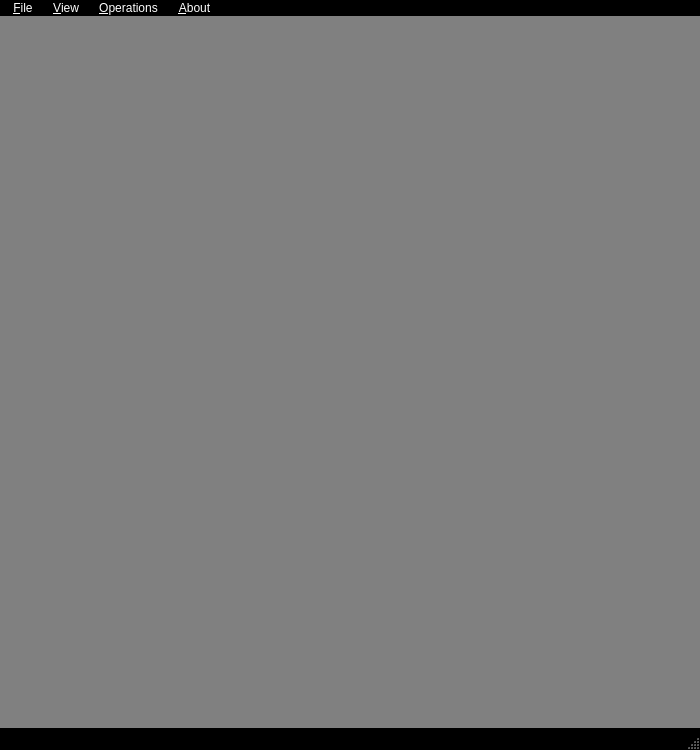
<?xml version="1.0" encoding="UTF-8"?>
<ui version="4.0">
 <class>MainWind</class>
 <widget class="QMainWindow" name="MainWind">
  <property name="geometry">
   <rect>
    <x>0</x>
    <y>0</y>
    <width>700</width>
    <height>750</height>
   </rect>
  </property>
  <property name="windowIcon">
   <iconset resource="reconstruction.qrc">
    <normaloff>:/mainwin/Resources/develop-icon.png</normaloff>:/mainwin/Resources/develop-icon.png</iconset>
  </property>
  <property name="autoFillBackground">
   <bool>false</bool>
  </property>
  <property name="styleSheet">
   <string notr="true">QMainWindow {
	background-color: gray;
	color: #DDDDDD
} 
QMenuBar {
	background-color:black;
}
QMenuBar::item {
	padding: 1px 7px;
	background: transparent;
}
QMenuBar::item:selected {
    color: white;
	background: rgba(100, 100, 255, 255);
    border-radius: 3px;
}
QMenuBar::item:pressed {
    color: white;
	background: rgba(100, 100, 255, 255);
	border-radius: 3px, 3px, 0, 0;
}
QMenu {
	background-color: #323232;
	color: white;
	border: 1px solid black;
} 
QMenu::item {
	background-color: transparent;
} 
QMenu::item:selected {
	background-color: #777777;
}
QMenu::item:checked {
	background-color: #456789;
}
QToolBar {
	background-color:rgba(0, 0, 0, 100);	
	border-color:#2020FF;
	height:40px;
	color:gray;
}
QToolBar::item:checked {
	background: red;
}
QToolBar::item::selected {
	background: red;
}
QStatusBar {
	background-color:black;
	color: #DDDDDD
}
QDialog {
	background-color: black;
	color: #dddddd; 
}
QScrollBar:horizontal {
	height: 20px; 
}
QScrollBar:vertical {
	width: 20px; 
}
QTabWidget::pane {
	border-top: 2px solid #C2C7CB;
}
QGroupBox {color:white}
.QLabel { 
	color: white;  
}
QProgressBar {
     border: 1px solid grey;
     border-radius: 3px;
     text-align: center;
}
QProgressBar::chunk {
     background-color: darkgrey;
     width: 5px;
     margin: 0.5px;
}</string>
  </property>
  <widget class="QWidget" name="centralWidget"/>
  <widget class="QMenuBar" name="menuBar">
   <property name="geometry">
    <rect>
     <x>0</x>
     <y>0</y>
     <width>700</width>
     <height>18</height>
    </rect>
   </property>
   <property name="styleSheet">
    <string notr="true">color:white;</string>
   </property>
   <widget class="QMenu" name="menuFile">
    <property name="title">
     <string>&amp;File</string>
    </property>
    <addaction name="actionNew"/>
    <addaction name="actionOpen"/>
    <addaction name="actionSave"/>
    <addaction name="actionSave_As"/>
    <addaction name="separator"/>
    <addaction name="actionLoad_Meshes"/>
    <addaction name="actionExport_Mesh"/>
    <addaction name="separator"/>
    <addaction name="actionExit"/>
   </widget>
   <widget class="QMenu" name="menuView">
    <property name="title">
     <string>&amp;View</string>
    </property>
    <addaction name="actionReset_View"/>
    <addaction name="actionFocus_At_Selection"/>
    <addaction name="separator"/>
    <addaction name="actionToggle_Appearance"/>
   </widget>
   <widget class="QMenu" name="menuOperations">
    <property name="title">
     <string>&amp;Operations</string>
    </property>
    <addaction name="actionSelect_All"/>
    <addaction name="actionDeselect_All"/>
    <addaction name="separator"/>
    <addaction name="actionIntersection"/>
    <addaction name="actionUnion"/>
    <addaction name="actionSubtraction"/>
    <addaction name="actionSubtractionReverse"/>
    <addaction name="actionNormalize"/>
    <addaction name="actionReverse_Orientation"/>
    <addaction name="actionClear"/>
    <addaction name="separator"/>
    <addaction name="actionTime_Recording_Enabled"/>
   </widget>
   <widget class="QMenu" name="menuHelp">
    <property name="title">
     <string>&amp;About</string>
    </property>
    <addaction name="actionHelp"/>
    <addaction name="actionAbout"/>
   </widget>
   <addaction name="menuFile"/>
   <addaction name="menuView"/>
   <addaction name="menuOperations"/>
   <addaction name="menuHelp"/>
  </widget>
  <widget class="QStatusBar" name="statusBar"/>
  <action name="actionOpen">
   <property name="icon">
    <iconset resource="reconstruction.qrc">
     <normaloff>:/mainwin/Resources/folder_open_icon&amp;48.png</normaloff>:/mainwin/Resources/folder_open_icon&amp;48.png</iconset>
   </property>
   <property name="text">
    <string>&amp;Open Scene ...</string>
   </property>
   <property name="toolTip">
    <string>Open an existing scene file</string>
   </property>
   <property name="statusTip">
    <string>Open an existing scene file</string>
   </property>
   <property name="whatsThis">
    <string>Open an existing scene file</string>
   </property>
   <property name="shortcut">
    <string>Ctrl+O</string>
   </property>
  </action>
  <action name="actionExit">
   <property name="text">
    <string>Exit Program</string>
   </property>
   <property name="toolTip">
    <string>Exit this program</string>
   </property>
   <property name="statusTip">
    <string>Exit this program</string>
   </property>
   <property name="whatsThis">
    <string>Exit this program</string>
   </property>
  </action>
  <action name="actionIntersection">
   <property name="icon">
    <iconset resource="reconstruction.qrc">
     <normaloff>:/mainwin/Resources/BooleanIntersectionIcon_rounded.png</normaloff>:/mainwin/Resources/BooleanIntersectionIcon_rounded.png</iconset>
   </property>
   <property name="text">
    <string>Intersection</string>
   </property>
   <property name="iconText">
    <string>Perform Intersection</string>
   </property>
   <property name="toolTip">
    <string>Perform intersection on selected meshes</string>
   </property>
   <property name="statusTip">
    <string>Perform intersection on selected meshes</string>
   </property>
   <property name="whatsThis">
    <string>Perform intersection on selected meshes</string>
   </property>
   <property name="shortcut">
    <string>I</string>
   </property>
  </action>
  <action name="actionUnion">
   <property name="icon">
    <iconset resource="reconstruction.qrc">
     <normaloff>:/mainwin/Resources/BooleanUnionIcon_rounded.png</normaloff>:/mainwin/Resources/BooleanUnionIcon_rounded.png</iconset>
   </property>
   <property name="text">
    <string>Union</string>
   </property>
   <property name="iconText">
    <string>Perform Union</string>
   </property>
   <property name="toolTip">
    <string>Perform union on selected meshes</string>
   </property>
   <property name="statusTip">
    <string>Perform union on selected meshes</string>
   </property>
   <property name="whatsThis">
    <string>Perform union on selected meshes</string>
   </property>
   <property name="shortcut">
    <string>U</string>
   </property>
  </action>
  <action name="actionSubtraction">
   <property name="icon">
    <iconset resource="reconstruction.qrc">
     <normaloff>:/mainwin/Resources/BooleanDifferenceIcon_rounded.png</normaloff>:/mainwin/Resources/BooleanDifferenceIcon_rounded.png</iconset>
   </property>
   <property name="text">
    <string>A-B</string>
   </property>
   <property name="toolTip">
    <string>Subtract the second mesh from the first mesh</string>
   </property>
   <property name="statusTip">
    <string>Subtract the second mesh from the first mesh</string>
   </property>
   <property name="whatsThis">
    <string>Subtract the second mesh from the first mesh</string>
   </property>
   <property name="shortcut">
    <string>S</string>
   </property>
  </action>
  <action name="actionHelp">
   <property name="text">
    <string>Help</string>
   </property>
   <property name="toolTip">
    <string>Get help</string>
   </property>
   <property name="statusTip">
    <string>Get help</string>
   </property>
   <property name="whatsThis">
    <string>Get help</string>
   </property>
  </action>
  <action name="actionAbout">
   <property name="text">
    <string>About</string>
   </property>
   <property name="toolTip">
    <string>About this program</string>
   </property>
   <property name="statusTip">
    <string>About this program</string>
   </property>
   <property name="whatsThis">
    <string>About this program</string>
   </property>
   <property name="shortcut">
    <string>F1</string>
   </property>
  </action>
  <action name="actionNormalize">
   <property name="text">
    <string>Normalize Selected Meshes</string>
   </property>
   <property name="iconText">
    <string>Normalization</string>
   </property>
   <property name="toolTip">
    <string>Normalize selected meshes</string>
   </property>
   <property name="statusTip">
    <string>Normalize selected meshes</string>
   </property>
   <property name="whatsThis">
    <string>Normalize selected meshes</string>
   </property>
   <property name="shortcut">
    <string>N</string>
   </property>
  </action>
  <action name="actionClear">
   <property name="text">
    <string>Remove Selected Meshes</string>
   </property>
   <property name="iconText">
    <string>Remove</string>
   </property>
   <property name="toolTip">
    <string>Remove selected meshes</string>
   </property>
   <property name="statusTip">
    <string>Remove selected meshes</string>
   </property>
   <property name="whatsThis">
    <string>Remove selected meshes</string>
   </property>
   <property name="shortcut">
    <string>Del</string>
   </property>
  </action>
  <action name="actionReset_View">
   <property name="text">
    <string>Reset Camera</string>
   </property>
   <property name="toolTip">
    <string>Reset the camera to original configuration</string>
   </property>
   <property name="statusTip">
    <string>Reset the camera to original configuration</string>
   </property>
   <property name="whatsThis">
    <string>Reset the camera to original configuration</string>
   </property>
  </action>
  <action name="actionTransCut">
   <property name="text">
    <string>TransCut</string>
   </property>
   <property name="toolTip">
    <string>Translate and cut</string>
   </property>
  </action>
  <action name="actionSelect_All">
   <property name="text">
    <string>Select All</string>
   </property>
   <property name="toolTip">
    <string>Select all meshes</string>
   </property>
   <property name="statusTip">
    <string>Select all meshes</string>
   </property>
   <property name="whatsThis">
    <string>Select all meshes</string>
   </property>
   <property name="shortcut">
    <string>Ctrl+A</string>
   </property>
  </action>
  <action name="actionDeselect_All">
   <property name="text">
    <string>Deselect All</string>
   </property>
   <property name="toolTip">
    <string>Deselect all meshes</string>
   </property>
   <property name="statusTip">
    <string>Deselect all meshes</string>
   </property>
   <property name="whatsThis">
    <string>Deselect all meshes</string>
   </property>
   <property name="shortcut">
    <string>Esc</string>
   </property>
  </action>
  <action name="actionReverse_Orientation">
   <property name="text">
    <string>Reverse Normal Orientation</string>
   </property>
   <property name="toolTip">
    <string>Reverse the normal orientations of selected meshes</string>
   </property>
   <property name="statusTip">
    <string>Reverse the normal orientations of selected meshes</string>
   </property>
   <property name="whatsThis">
    <string>Reverse the normal orientations of selected meshes</string>
   </property>
   <property name="shortcut">
    <string>R</string>
   </property>
  </action>
  <action name="actionSave">
   <property name="icon">
    <iconset resource="reconstruction.qrc">
     <normaloff>:/mainwin/Resources/save_icon&amp;48.png</normaloff>:/mainwin/Resources/save_icon&amp;48.png</iconset>
   </property>
   <property name="text">
    <string>Save Scene</string>
   </property>
   <property name="toolTip">
    <string>Save current scene to file</string>
   </property>
   <property name="statusTip">
    <string>Save current scene to file</string>
   </property>
   <property name="whatsThis">
    <string>Save current scene to file</string>
   </property>
   <property name="shortcut">
    <string>Ctrl+S</string>
   </property>
  </action>
  <action name="actionLoad_Meshes">
   <property name="icon">
    <iconset resource="reconstruction.qrc">
     <normaloff>:/mainwin/Resources/doc_import_icon&amp;48.png</normaloff>:/mainwin/Resources/doc_import_icon&amp;48.png</iconset>
   </property>
   <property name="text">
    <string>Import Existing Meshes...</string>
   </property>
   <property name="iconText">
    <string>Import Meshes</string>
   </property>
   <property name="toolTip">
    <string>Import existing mesh data</string>
   </property>
   <property name="statusTip">
    <string>Import existing mesh data</string>
   </property>
   <property name="whatsThis">
    <string>Import existing mesh data</string>
   </property>
   <property name="shortcut">
    <string>Ctrl+I</string>
   </property>
  </action>
  <action name="actionNew">
   <property name="icon">
    <iconset resource="reconstruction.qrc">
     <normaloff>:/mainwin/Resources/doc_new_icon&amp;48.png</normaloff>:/mainwin/Resources/doc_new_icon&amp;48.png</iconset>
   </property>
   <property name="text">
    <string>Create New Scene</string>
   </property>
   <property name="toolTip">
    <string>Create a new scene</string>
   </property>
   <property name="statusTip">
    <string>Create a new scene</string>
   </property>
   <property name="whatsThis">
    <string>Create a new scene</string>
   </property>
   <property name="shortcut">
    <string>Ctrl+N</string>
   </property>
  </action>
  <action name="actionSubtractionReverse">
   <property name="icon">
    <iconset resource="reconstruction.qrc">
     <normaloff>:/mainwin/Resources/BooleanDifferenceReverseIcon_rounded.png</normaloff>:/mainwin/Resources/BooleanDifferenceReverseIcon_rounded.png</iconset>
   </property>
   <property name="text">
    <string>B-A</string>
   </property>
   <property name="toolTip">
    <string>Subtract the first mesh from the second mesh</string>
   </property>
   <property name="statusTip">
    <string>Subtract the first mesh from the second mesh</string>
   </property>
   <property name="whatsThis">
    <string>Subtract the first mesh from the second mesh</string>
   </property>
   <property name="shortcut">
    <string>Shift+S</string>
   </property>
  </action>
  <action name="actionSave_As">
   <property name="icon">
    <iconset resource="reconstruction.qrc">
     <normaloff>:/mainwin/Resources/save_as_icon&amp;32.png</normaloff>:/mainwin/Resources/save_as_icon&amp;32.png</iconset>
   </property>
   <property name="text">
    <string>Save Scene As ...</string>
   </property>
   <property name="toolTip">
    <string>Save current scene as another file</string>
   </property>
   <property name="statusTip">
    <string>Save current scene as another file</string>
   </property>
   <property name="whatsThis">
    <string>Save current scene as another file</string>
   </property>
   <property name="shortcut">
    <string>Ctrl+Shift+S</string>
   </property>
  </action>
  <action name="actionTime_Recording_Enabled">
   <property name="checkable">
    <bool>true</bool>
   </property>
   <property name="icon">
    <iconset resource="reconstruction.qrc">
     <normaloff>:/mainwin/Resources/clock_icon&amp;48.png</normaloff>
     <normalon>:/mainwin/Resources/black_clock_icon&amp;48.png</normalon>:/mainwin/Resources/clock_icon&amp;48.png</iconset>
   </property>
   <property name="text">
    <string>Time Recording Enabled</string>
   </property>
   <property name="toolTip">
    <string>Enable/Disable time recording of boolean operations</string>
   </property>
   <property name="statusTip">
    <string>Enable/Disable time recording of boolean operations</string>
   </property>
   <property name="whatsThis">
    <string>Enable/Disable time recording of boolean operations</string>
   </property>
   <property name="shortcut">
    <string>T</string>
   </property>
  </action>
  <action name="actionExport_Mesh">
   <property name="icon">
    <iconset resource="reconstruction.qrc">
     <normaloff>:/mainwin/Resources/doc_export_icon&amp;48.png</normaloff>:/mainwin/Resources/doc_export_icon&amp;48.png</iconset>
   </property>
   <property name="text">
    <string>Export Mesh...</string>
   </property>
   <property name="toolTip">
    <string>Export selected mesh to file</string>
   </property>
   <property name="statusTip">
    <string>Export selected mesh to file</string>
   </property>
   <property name="whatsThis">
    <string>Export selected mesh to file</string>
   </property>
   <property name="shortcut">
    <string>Ctrl+E</string>
   </property>
  </action>
  <action name="actionFocus_At_Selection">
   <property name="icon">
    <iconset resource="reconstruction.qrc">
     <normaloff>:/mainwin/Resources/eye_inv_icon&amp;48.png</normaloff>:/mainwin/Resources/eye_inv_icon&amp;48.png</iconset>
   </property>
   <property name="text">
    <string>Focus At Selection</string>
   </property>
   <property name="toolTip">
    <string>Move the camera to focus at selected meshes</string>
   </property>
   <property name="statusTip">
    <string>Move the camera to focus at selected meshes</string>
   </property>
   <property name="whatsThis">
    <string>Move the camera to focus at selected meshes</string>
   </property>
   <property name="shortcut">
    <string>F</string>
   </property>
  </action>
  <action name="actionToggle_Appearance">
   <property name="text">
    <string>Toggle Appearance</string>
   </property>
   <property name="toolTip">
    <string>Toggle the appearances of selected meshes</string>
   </property>
   <property name="shortcut">
    <string>Q</string>
   </property>
  </action>
 </widget>
 <layoutdefault spacing="6" margin="11"/>
 <resources>
  <include location="reconstruction.qrc"/>
 </resources>
 <connections>
  <connection>
   <sender>actionExit</sender>
   <signal>triggered()</signal>
   <receiver>MainWind</receiver>
   <slot>close()</slot>
   <hints>
    <hint type="sourcelabel">
     <x>-1</x>
     <y>-1</y>
    </hint>
    <hint type="destinationlabel">
     <x>299</x>
     <y>299</y>
    </hint>
   </hints>
  </connection>
 </connections>
</ui>
